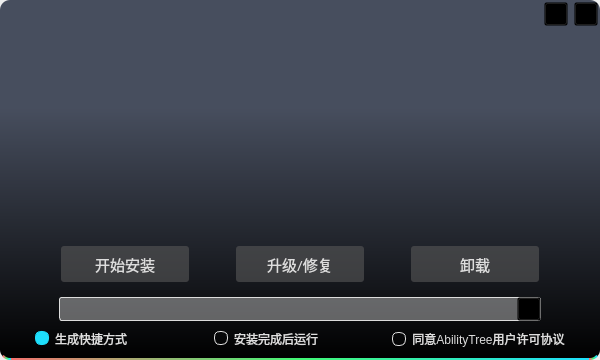
<?xml version="1.0" encoding="UTF-8"?>
<ui version="4.0">
 <class>InstallTool</class>
 <widget class="QMainWindow" name="InstallTool">
  <property name="windowModality">
   <enum>Qt::NonModal</enum>
  </property>
  <property name="geometry">
   <rect>
    <x>0</x>
    <y>0</y>
    <width>600</width>
    <height>360</height>
   </rect>
  </property>
  <property name="contextMenuPolicy">
   <enum>Qt::NoContextMenu</enum>
  </property>
  <property name="windowTitle">
   <string>InstallTool</string>
  </property>
  <property name="styleSheet">
   <string notr="true">QWidget{color: rgb(223, 223, 223);}
QPushButton{border-radius: 3px;border:0px solid transparent;background-color:rgba(88,88,88,150);color:#DDDDDD;height:24;}
QPushButton:hover{background: qlineargradient(x1:1,y1:1,x2:1,y2:0,stop:0 #f4716e, stop:0.5 transparent);}
QPushButton:pressed{background: qlineargradient(x1:1,y1:1,x2:1,y2:0,stop:0 #42f875, stop:0.5 transparent);}
QPushButton::disabled{background-color:#7d7d7d;}
QLineEdit{background-color:transparent;}
QComboBox{background-color:transparent;}
QComboBox QAbstractItemView{background-color:transparent;}</string>
  </property>
  <property name="toolButtonStyle">
   <enum>Qt::ToolButtonIconOnly</enum>
  </property>
  <widget class="QWidget" name="centralwidget">
   <property name="mouseTracking">
    <bool>true</bool>
   </property>
   <property name="styleSheet">
    <string notr="true">#centralwidget{background: qlineargradient(x1:1,y1:1,x2:1,y2:0,stop:0 #000000, stop:0.7 #474e5e);border-radius: 10px;
border-bottom:2px solid qlineargradient(x1:0,y1:1,x2:1,y2:1,stop:0 #f4716e, stop:0.5 #42f875, stop:1 #1edffc);}</string>
   </property>
   <layout class="QGridLayout" name="gridLayout_5">
    <property name="leftMargin">
     <number>2</number>
    </property>
    <property name="topMargin">
     <number>2</number>
    </property>
    <property name="rightMargin">
     <number>2</number>
    </property>
    <property name="bottomMargin">
     <number>0</number>
    </property>
    <property name="spacing">
     <number>0</number>
    </property>
    <item row="0" column="0">
     <widget class="QWidget" name="widget_titel" native="true">
      <property name="minimumSize">
       <size>
        <width>0</width>
        <height>24</height>
       </size>
      </property>
      <property name="maximumSize">
       <size>
        <width>16777215</width>
        <height>24</height>
       </size>
      </property>
      <layout class="QHBoxLayout" name="horizontalLayout">
       <property name="leftMargin">
        <number>0</number>
       </property>
       <property name="topMargin">
        <number>0</number>
       </property>
       <property name="rightMargin">
        <number>0</number>
       </property>
       <property name="bottomMargin">
        <number>0</number>
       </property>
       <item>
        <spacer name="horizontalSpacer">
         <property name="orientation">
          <enum>Qt::Horizontal</enum>
         </property>
         <property name="sizeHint" stdset="0">
          <size>
           <width>40</width>
           <height>20</height>
          </size>
         </property>
        </spacer>
       </item>
       <item>
        <widget class="QToolButton" name="toolButton_min">
         <property name="minimumSize">
          <size>
           <width>24</width>
           <height>24</height>
          </size>
         </property>
         <property name="maximumSize">
          <size>
           <width>24</width>
           <height>24</height>
          </size>
         </property>
         <property name="focusPolicy">
          <enum>Qt::ClickFocus</enum>
         </property>
         <property name="styleSheet">
          <string notr="true">QToolButton{border-image:url(:/img/res/min.png);background-color:transparent;}
QToolButton:hover{border-image:url(:/img/res/min_hover.png);}
QToolButton:pressed{border-image:url(:/img/res/min_pressed.png);}</string>
         </property>
         <property name="text">
          <string/>
         </property>
        </widget>
       </item>
       <item>
        <widget class="QToolButton" name="toolButton_close">
         <property name="minimumSize">
          <size>
           <width>24</width>
           <height>24</height>
          </size>
         </property>
         <property name="maximumSize">
          <size>
           <width>24</width>
           <height>24</height>
          </size>
         </property>
         <property name="focusPolicy">
          <enum>Qt::ClickFocus</enum>
         </property>
         <property name="styleSheet">
          <string notr="true">QToolButton{border-image:url(:/img/res/close.png);background-color:transparent;}
QToolButton:hover{border-image:url(:/img/res/close_hover.png);}
QToolButton:pressed{border-image:url(:/img/res/close_pressed.png);}</string>
         </property>
         <property name="text">
          <string/>
         </property>
        </widget>
       </item>
      </layout>
     </widget>
    </item>
    <item row="1" column="0">
     <widget class="QWidget" name="widget" native="true">
      <layout class="QGridLayout" name="gridLayout">
       <item row="1" column="0">
        <widget class="QWidget" name="widget_5" native="true">
         <property name="sizePolicy">
          <sizepolicy hsizetype="Preferred" vsizetype="Maximum">
           <horstretch>0</horstretch>
           <verstretch>0</verstretch>
          </sizepolicy>
         </property>
         <property name="styleSheet">
          <string notr="true">QPushButton{border-radius: 3px;border:0px solid transparent;background-color:rgba(88,88,88,150);color:#DDDDDD;height:36;}
QPushButton:hover{background: qlineargradient(x1:1,y1:1,x2:1,y2:0,stop:0 #f4716e, stop:0.5 transparent);}
QPushButton:pressed{background: qlineargradient(x1:1,y1:1,x2:1,y2:0,stop:0 #42f875, stop:0.5 transparent);}
QPushButton::disabled{background-color:#7d7d7d;}</string>
         </property>
         <layout class="QHBoxLayout" name="horizontalLayout_3">
          <item>
           <widget class="QPushButton" name="pushButton_start">
            <property name="minimumSize">
             <size>
              <width>128</width>
              <height>0</height>
             </size>
            </property>
            <property name="maximumSize">
             <size>
              <width>128</width>
              <height>16777215</height>
             </size>
            </property>
            <property name="font">
             <font>
              <family>Adobe Arabic</family>
              <pointsize>11</pointsize>
             </font>
            </property>
            <property name="text">
             <string>开始安装</string>
            </property>
           </widget>
          </item>
          <item>
           <widget class="QPushButton" name="pushButton_updata">
            <property name="minimumSize">
             <size>
              <width>128</width>
              <height>0</height>
             </size>
            </property>
            <property name="maximumSize">
             <size>
              <width>128</width>
              <height>16777215</height>
             </size>
            </property>
            <property name="font">
             <font>
              <family>Adobe Arabic</family>
              <pointsize>11</pointsize>
             </font>
            </property>
            <property name="text">
             <string>升级/修复</string>
            </property>
           </widget>
          </item>
          <item>
           <widget class="QPushButton" name="pushButton_delete">
            <property name="minimumSize">
             <size>
              <width>128</width>
              <height>0</height>
             </size>
            </property>
            <property name="maximumSize">
             <size>
              <width>128</width>
              <height>16777215</height>
             </size>
            </property>
            <property name="font">
             <font>
              <family>Adobe Arabic</family>
              <pointsize>11</pointsize>
             </font>
            </property>
            <property name="text">
             <string>卸载</string>
            </property>
           </widget>
          </item>
         </layout>
        </widget>
       </item>
       <item row="0" column="0">
        <widget class="QWidget" name="widget_4" native="true">
         <layout class="QGridLayout" name="gridLayout_2">
          <item row="0" column="0">
           <widget class="QLabel" name="label_logo">
            <property name="minimumSize">
             <size>
              <width>400</width>
              <height>100</height>
             </size>
            </property>
            <property name="maximumSize">
             <size>
              <width>400</width>
              <height>100</height>
             </size>
            </property>
            <property name="styleSheet">
             <string notr="true">QLabel{border-image:url(:/img/res/LOGO-ATWR.png) 0 0 0 0 stretch stretch;background-color:transparent}</string>
            </property>
            <property name="text">
             <string/>
            </property>
           </widget>
          </item>
         </layout>
        </widget>
       </item>
       <item row="2" column="0">
        <widget class="QWidget" name="widget_6" native="true">
         <property name="sizePolicy">
          <sizepolicy hsizetype="Preferred" vsizetype="Maximum">
           <horstretch>0</horstretch>
           <verstretch>0</verstretch>
          </sizepolicy>
         </property>
         <layout class="QHBoxLayout" name="horizontalLayout_5">
          <property name="spacing">
           <number>0</number>
          </property>
          <property name="leftMargin">
           <number>48</number>
          </property>
          <property name="topMargin">
           <number>0</number>
          </property>
          <property name="rightMargin">
           <number>48</number>
          </property>
          <property name="bottomMargin">
           <number>0</number>
          </property>
          <item>
           <widget class="QWidget" name="widget_2" native="true">
            <property name="sizePolicy">
             <sizepolicy hsizetype="Expanding" vsizetype="Preferred">
              <horstretch>0</horstretch>
              <verstretch>0</verstretch>
             </sizepolicy>
            </property>
            <property name="minimumSize">
             <size>
              <width>0</width>
              <height>24</height>
             </size>
            </property>
            <property name="maximumSize">
             <size>
              <width>16777215</width>
              <height>24</height>
             </size>
            </property>
            <property name="styleSheet">
             <string notr="true">#widget_2{border-radius: 3px;border:1px solid #dddddd;background-color:rgba(200,200,200,120);}</string>
            </property>
            <layout class="QHBoxLayout" name="horizontalLayout_2">
             <property name="leftMargin">
              <number>0</number>
             </property>
             <property name="topMargin">
              <number>0</number>
             </property>
             <property name="rightMargin">
              <number>0</number>
             </property>
             <property name="bottomMargin">
              <number>0</number>
             </property>
             <item>
              <widget class="QLineEdit" name="lineEdit_path">
               <property name="sizePolicy">
                <sizepolicy hsizetype="Expanding" vsizetype="Preferred">
                 <horstretch>0</horstretch>
                 <verstretch>0</verstretch>
                </sizepolicy>
               </property>
               <property name="focusPolicy">
                <enum>Qt::ClickFocus</enum>
               </property>
               <property name="styleSheet">
                <string notr="true">border:0px solid transparent;</string>
               </property>
              </widget>
             </item>
             <item>
              <widget class="QToolButton" name="toolButton_path">
               <property name="minimumSize">
                <size>
                 <width>24</width>
                 <height>24</height>
                </size>
               </property>
               <property name="maximumSize">
                <size>
                 <width>24</width>
                 <height>24</height>
                </size>
               </property>
               <property name="focusPolicy">
                <enum>Qt::ClickFocus</enum>
               </property>
               <property name="styleSheet">
                <string notr="true">QToolButton{border-image:url(./res/open_dir.png);background-color:transparent;}
QToolButton:hover{border-image:url(./res/open_dir_hover.png);}
QToolButton:pressed{border-image:url(./res/open_dir_pressed.png);}</string>
               </property>
               <property name="text">
                <string/>
               </property>
              </widget>
             </item>
            </layout>
           </widget>
          </item>
         </layout>
        </widget>
       </item>
       <item row="3" column="0">
        <widget class="QWidget" name="widget_3" native="true">
         <property name="minimumSize">
          <size>
           <width>0</width>
           <height>24</height>
          </size>
         </property>
         <property name="maximumSize">
          <size>
           <width>16777215</width>
           <height>24</height>
          </size>
         </property>
         <property name="styleSheet">
          <string notr="true">QCheckBox::indicator:unchecked{border-radius: 6px;background-color: transparent;border: 1px solid #dddddd;}
QCheckBox::indicator:checked{border-radius: 6px;background-color: #1edffc;border: 1px solid #1edffc;}</string>
         </property>
         <layout class="QHBoxLayout" name="horizontalLayout_4">
          <property name="spacing">
           <number>0</number>
          </property>
          <property name="leftMargin">
           <number>24</number>
          </property>
          <property name="topMargin">
           <number>0</number>
          </property>
          <property name="rightMargin">
           <number>24</number>
          </property>
          <property name="bottomMargin">
           <number>0</number>
          </property>
          <item>
           <widget class="QCheckBox" name="checkBox_ln">
            <property name="text">
             <string>生成快捷方式</string>
            </property>
            <property name="checked">
             <bool>true</bool>
            </property>
           </widget>
          </item>
          <item>
           <widget class="QCheckBox" name="checkBox_auto_start">
            <property name="text">
             <string>安装完成后运行</string>
            </property>
           </widget>
          </item>
          <item>
           <widget class="QCheckBox" name="checkBox_user_rule">
            <property name="sizePolicy">
             <sizepolicy hsizetype="Maximum" vsizetype="Fixed">
              <horstretch>0</horstretch>
              <verstretch>0</verstretch>
             </sizepolicy>
            </property>
            <property name="text">
             <string/>
            </property>
           </widget>
          </item>
          <item>
           <widget class="QPushButton" name="pushButton_user_rule">
            <property name="sizePolicy">
             <sizepolicy hsizetype="Maximum" vsizetype="Fixed">
              <horstretch>0</horstretch>
              <verstretch>0</verstretch>
             </sizepolicy>
            </property>
            <property name="styleSheet">
             <string notr="true">QPushButton{background-color:transparent;color:#DDDDDD;}
QPushButton:hover{text-decoration: underline;color:#8888AA;}
QPushButton:pressed{color:#8888FF;}
QPushButton::disabled{color:#000000}</string>
            </property>
            <property name="text">
             <string>同意AbilityTree用户许可协议</string>
            </property>
           </widget>
          </item>
         </layout>
        </widget>
       </item>
      </layout>
     </widget>
    </item>
   </layout>
  </widget>
 </widget>
 <resources/>
 <connections/>
</ui>
